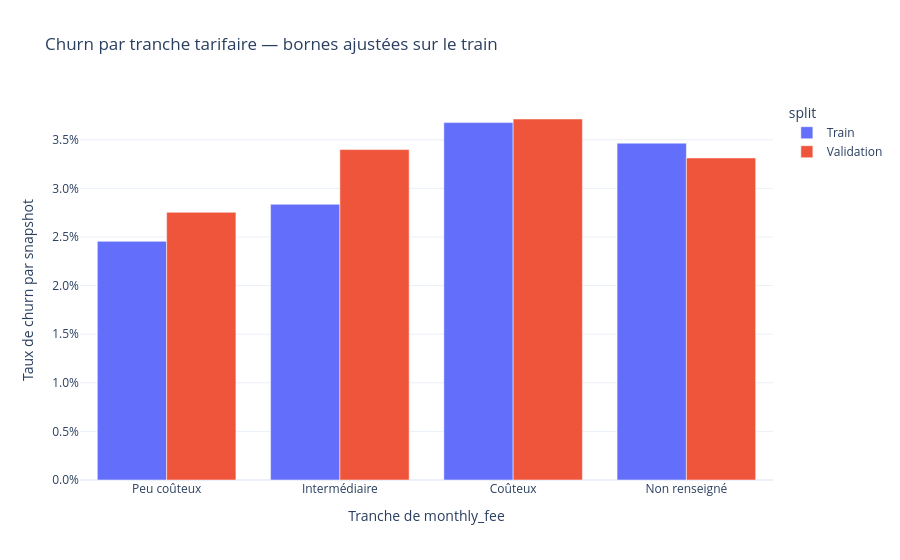

The cell this chart's notebook holds for it:
### Markdown cell above
### 4.2 — Lire les tranches tarifaires

Les bornes sont déjà figées sur le train ; les tableaux ci-dessous portent sur **train et validation**, sans consulter les taux du test pour choisir les seuils. Ils indiquent effectifs, clients distincts, churns, taux de churn, part des snapshots et lift par rapport au taux global du split. Un lift supérieur à 1 indique une surreprésentation descriptive, pas un effet causal du prix. Les clients répétés pèsent plusieurs fois ; un faible effectif rend le taux fragile. Les analyses de classement se jugent ensuite avec AP, rappel et précision, pas avec ce regroupement seul.

### Code cell
fee_band_tables = []
fee_band_order = fee_band_metadata["labels"] + ["Non renseigné"]
for split_name, part in [("Train", train_df), ("Validation", val_df)]:
    table = (
        part.groupby("monthly_fee_band", observed=True)
        .agg(
            snapshots=("churn", "size"),
            clients=("customer_id", "nunique"),
            churns=("churn", "sum"),
            churn_rate=("churn", "mean"),
            minimum_fee=("monthly_fee", "min"),
            maximum_fee=("monthly_fee", "max"),
        )
        .reindex(fee_band_order)
    )
    table = table.loc[table.snapshots.notna()].copy()
    table["share_snapshots"] = table.snapshots / len(part)
    table["lift"] = table.churn_rate / part.churn.mean()
    table["split"] = split_name
    fee_band_tables.append(table.reset_index())
fee_band_summary = pd.concat(fee_band_tables, ignore_index=True)
display(fee_band_summary)
fig = px.bar(
    fee_band_summary,
    x="monthly_fee_band",
    y="churn_rate",
    color="split",
    barmode="group",
    category_orders={"monthly_fee_band": fee_band_order},
    custom_data=["snapshots", "clients", "churns", "lift"],
    title="Churn par tranche tarifaire — bornes ajustées sur le train",
)
fig.update_traces(
    hovertemplate="%{x}<br>Churn : %{y:.2%}<br>Snapshots : %{customdata[0]}<br>Clients : %{customdata[1]}<br>Churns : %{customdata[2]}<br>Lift : %{customdata[3]:.2f}<extra></extra>"
)
fig.update_yaxes(tickformat=".1%", title="Taux de churn par snapshot")
fig.update_layout(template="plotly_white", xaxis_title="Tranche de monthly_fee")
fig.show(config={"responsive": True})

### Figure 1 — Plotly figure (JSON) as saved in the notebook; plotly's stock layout.template omitted (floating-point values rounded to 4 significant figures)
{"data": [{"alignmentgroup": "True", "customdata": [[7372, 1432, 181, 0.8145], [7368, 1639, 209, 0.941], [7370, 1497, 271, 1.22], [1212, 1057, 42, 1.15]], "hovertemplate": "%{x}<br>Churn : %{y:.2%}<br>Snapshots : %{customdata[0]}<br>Clients : %{customdata[1]}<br>Churns : %{customdata[2]}<br>Lift : %{customdata[3]:.2f}<extra></extra>", "legendgroup": "Train", "marker": {"color": "#636efa", "pattern": {"shape": ""}}, "name": "Train", "offsetgroup": "Train", "orientation": "v", "showlegend": true, "textposition": "auto", "type": "bar", "x": ["Peu coûteux", "Intermédiaire", "Coûteux", "Non renseigné"], "xaxis": "x", "y": [0.02455, 0.02837, 0.03677, 0.03465], "yaxis": "y"}, {"alignmentgroup": "True", "customdata": [[1852, 1067, 51, 0.8313], [1971, 1188, 67, 1.026], [2154, 1220, 80, 1.121], [332, 324, 11, 1.0]], "hovertemplate": "%{x}<br>Churn : %{y:.2%}<br>Snapshots : %{customdata[0]}<br>Clients : %{customdata[1]}<br>Churns : %{customdata[2]}<br>Lift : %{customdata[3]:.2f}<extra></extra>", "legendgroup": "Validation", "marker": {"color": "#EF553B", "pattern": {"shape": ""}}, "name": "Validation", "offsetgroup": "Validation", "orientation": "v", "showlegend": true, "textposition": "auto", "type": "bar", "x": ["Peu coûteux", "Intermédiaire", "Coûteux", "Non renseigné"], "xaxis": "x", "y": [0.02754, 0.03399, 0.03714, 0.03313], "yaxis": "y"}], "layout": {"barmode": "group", "legend": {"title": {"text": "split"}, "tracegroupgap": 0}, "title": {"text": "Churn par tranche tarifaire — bornes ajustées sur le train"}, "xaxis": {"anchor": "y", "categoryarray": ["Peu coûteux", "Intermédiaire", "Coûteux", "Non renseigné"], "categoryorder": "array", "domain": [0, 1], "title": {"text": "Tranche de monthly_fee"}}, "yaxis": {"anchor": "x", "domain": [0, 1], "tickformat": ".1%", "title": {"text": "Taux de churn par snapshot"}}}}
